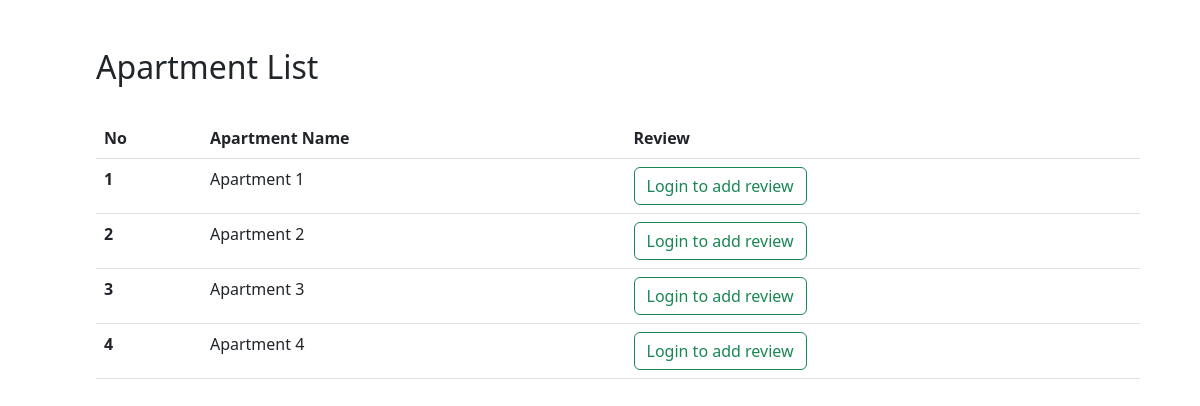
The app's page /apartment/ with its own data.
### reviewapp/models.py (models this page shows, shortened)
class Apartment(models.Model):
    name = models.CharField(max_length=60)

### reviewapp/views.py (the view, shortened to what this page needs)
# urls.py: path("", views.ApartmentListView.as_view(), name="apartment_list"),
class ApartmentListView(ListView):
    model = Apartment
    context_object_name = "apartment_list"
    template_name = "reviewapp/apartment_list.html"
    def get_queryset(self):
        return super().get_queryset()

### reviewapp/templates/reviewapp/apartment_list.html
{% extends 'base.html' %}
{% block body %}
<div class="container m-5 p-5 pt-0">
    <div class="row">
        <div class="col-8">
            <h2>Apartment List</h2>
        </div>
    </div>
    <table class="table mt-4">
        <thead>
            <tr>
                <th scope="col">No</th>
                <th scope="col">Apartment Name</th>
                <th scope="col">Review</th>
            </tr>
        </thead>
        <tbody>
            {% for apartment in apartment_list %}
            <tr>
                <th scope="row">{{forloop.counter}}</th>
                <td>{{apartment.name}}</td>
                <td>
                    {% if request.user.is_authenticated %}
                    <a class="btn btn-outline-primary" href="{% url 'reviewapp:add_apartment_review' apartment.id %}" role="button">{% if apartment.is_added_review %} See Your review {% else %} Add Your Review {% endif %}</a>
                    {% else %}
                    <a class="btn btn-outline-success" href="{% url 'admin:index' %}" role="button">Login to add review</a>
                    {% endif %}
                </td>
            </tr>
            {% endfor %}
        </tbody>
    </table>
</div>
{% endblock %}

### records on screen
Apartment: name "Apartment 1"
Apartment: name "Apartment 2"
Apartment: name "Apartment 3"
Apartment: name "Apartment 4"
